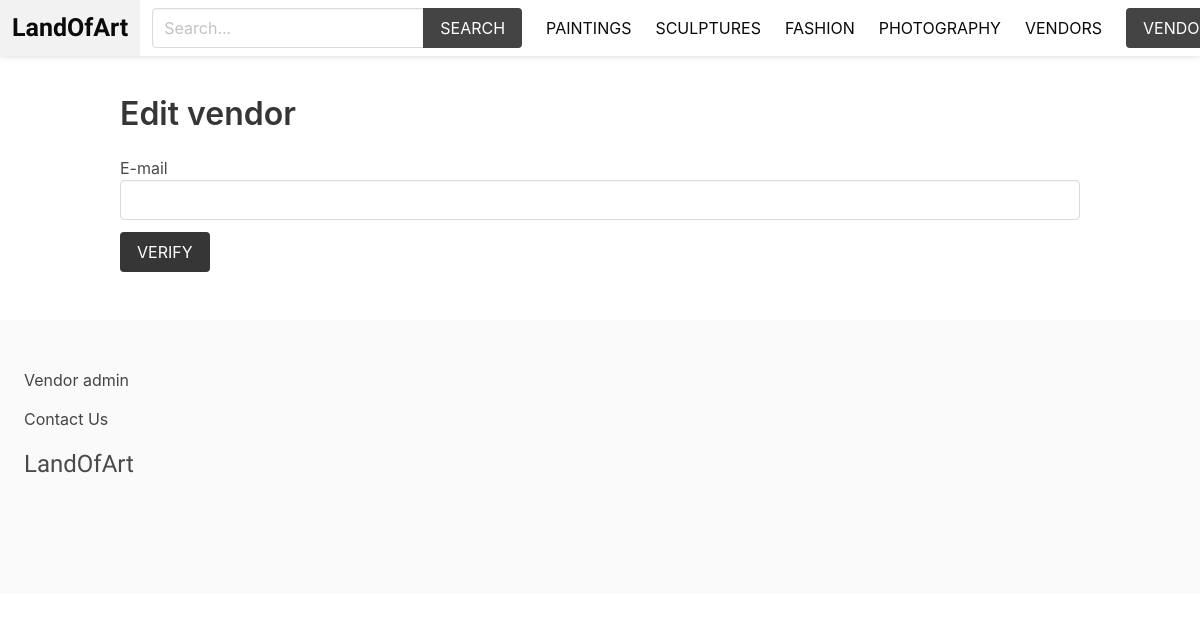
Page /vendors/edit-vendor/ (signed in) on the earlier database version.
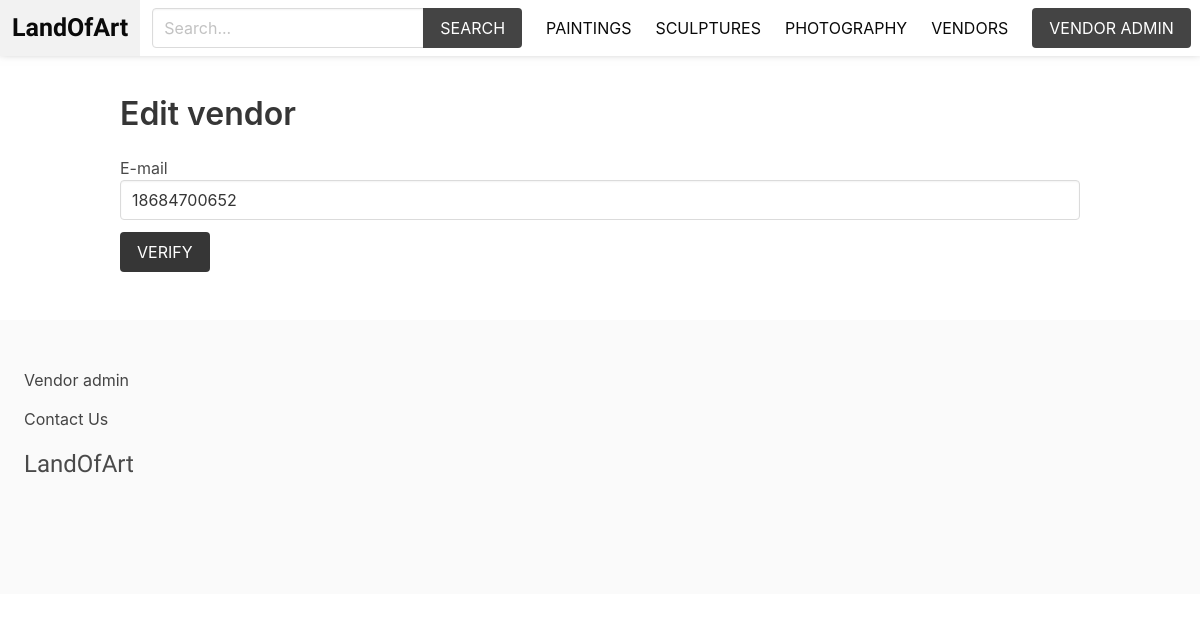
Same page on the later database version.
### apps/product/models.py (models this page shows, shortened)
class Category(models.Model):
    title = models.CharField(max_length=255)
    slug = models.SlugField(max_length=255)
    ordering = models.IntegerField(default=0)
    class Meta:
        ordering = ['ordering']

### apps/vendor/models.py (models this page shows, shortened)
class Vendor(models.Model):
    name = models.CharField(max_length=255)
    created_at = models.DateTimeField(auto_now_add=True)
    created_by = models.OneToOneField(User, related_name='vendor', on_delete=models.CASCADE)
    class Meta:
        ordering = ['-created_at']

### apps/vendor/views.py (the view)
# urls.py: path('edit-vendor/', views.edit_vendor, name='edit_vendor'),
@login_required
def edit_vendor(request):
    vendor = request.user.vendor
    if request.method == 'POST':
        email = request.POST.get('email', '')
        if name:
            vendor.created_by.email = email
            vendor.created_by.save()
            return redirect('vendor_admin')
    return render(request, 'vendor/edit_vendor.html', {'vendor':vendor})

### apps/cart/cart.py (called while the page is built)
    def __len__(self):
        return sum(item['quantity'] for item in self.cart.values())

### apps/cart/context_processors.py (called while the page is built)
def cart(request):
    return {'cart': Cart(request)}

### apps/product/context_processors.py (called while the page is built)
def menu_categories(request):
    categories = Category.objects.all()
    return{'menu_categories': categories}

### apps/vendor/templates/vendor/edit_vendor.html (shortened to what this page needs)
{% extends 'core/base.html' %}
{% block content %}
    <h1 class="title mt-6">Edit vendor</h1>
    <form action="." method="post">
        <div class="field">
            <label>E-mail</label>
            <div class="control">
                <input type="text" name="email" id="id_email" value="{{ vendor.created_by.email }}" class="input">
            </div>
        </div>
        <div class="field">
            <div class="control">
                <button class="button is-dark is-uppercase">Verify</button>
            </div>
        </div>
    </form>
{% endblock %}

### apps/core/templates/core/base.html (shortened to what this page needs)
{% load static %}
<!DOCTYPE html>
<html lang="en">
<head>
    <link rel="stylesheet" href="https://cdn.jsdelivr.net/npm/bulma@0.9.1/css/bulma.min.css">
    <link rel="stylesheet" href="{% static 'styles/main.css' %}">
</head>
<body>
     <nav class="navbar is-white">
            <div class="navbar-brand">
                <a href="/" class="navbar-item"><strong>LandOfArt</strong></a>
            </div>
            <div class="navbar-menu" id="main-navbar">
                <div class="navbar-end">
                    <div class="navbar-item">
                        <form action="{% url 'search' %}" method="get">
                        <div class="field has-addons">
                            <div class="control">
                                <input type="text" class="input" placeholder="Search..." name="query">
                            </div>
                            <div class="control">
                                <button class="button is-dark is-uppercase">Search</button>
                            </div>
                        </div>
                    </form>
                    </div>
                </div>
                <div class="navbar-end">
                    {% for category in menu_categories %}
                    <a href="{% url 'category' category.slug %}" class="navbar-item"> {{ category.title }}</a>
                    {% endfor %}
                    <a href="{% url 'vendors' %}" class="navbar-item">Vendors</a>
                    <div class="navbar-item">
                    {% if request.user.is_authenticated %}
                        <a href="{% url 'vendor_admin' %}" class="button is-dark">Vendor admin</a>
                    {% else %}
                        <a href="{% url 'info_vendor' %}" class="navbar-item">Become vendor</a>
                    {% endif %}
                    </div>
                </div>
            </div>
        </nav>
        <section class="section ">
            <div class="container">
                {% block content %}
                {% endblock %}
            </div>
        </section>
         <footer class="footer">
                {% if request.user.is_authenticated %}
                    <a href="{% url 'vendor_admin' %}">Vendor admin</a>
                {% else %}
                    <a href="{% url 'info_vendor' %}">Become vendor</a>
                {% endif %} <br>
                <a href="{% url 'contact' %}" >Contact Us</a>
<h3 class="is-size-4 mb-4 loa">LandOfArt</h3>
        </footer>
</body>
</html>

Differences in the rows shown:
removed Category: title "FASHION"
now on this page (row unchanged): Vendor: email "18684700652"
